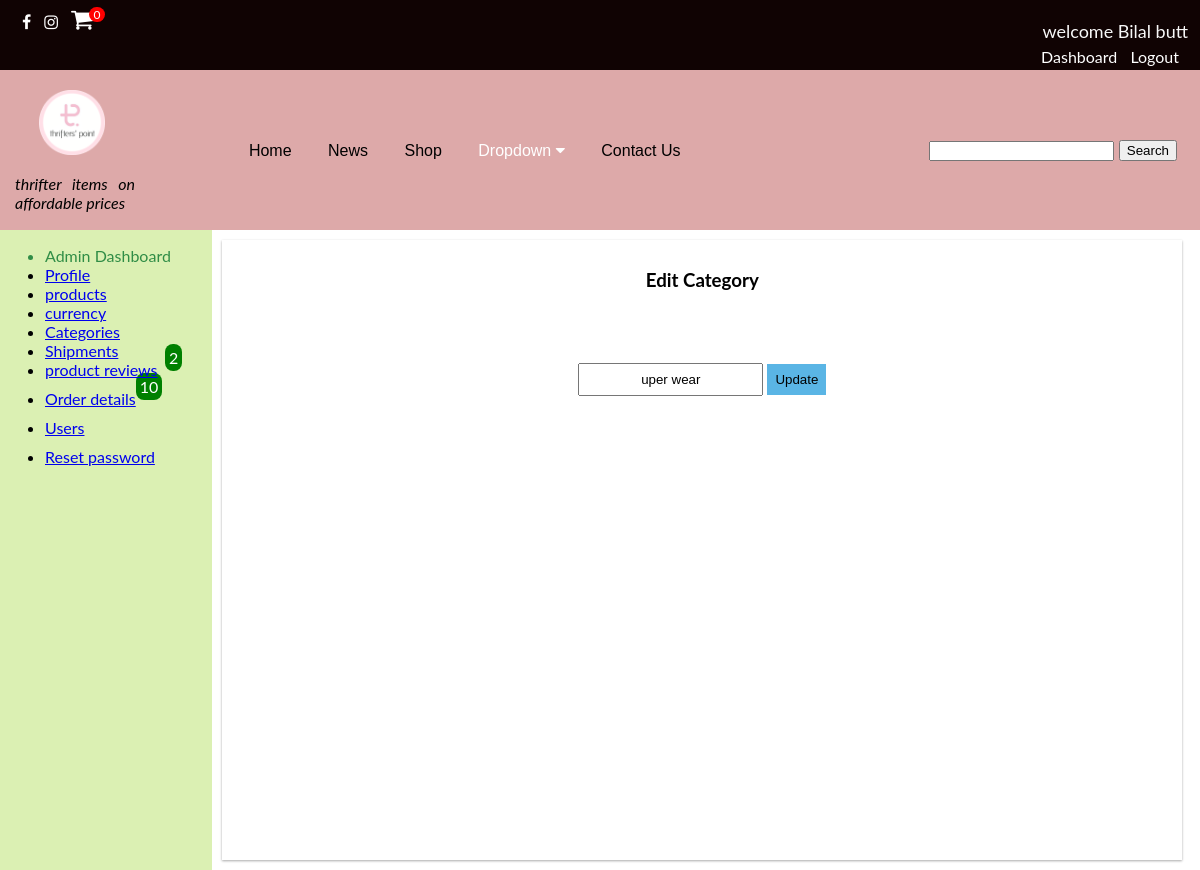
/admin/forms/editcategory.php?id=111 (signed in), run on the app's committed database.
### tables this page shows
CREATE TABLE `site_info` (
  `id` int(11) NOT NULL,
  `sitelogo` varchar(255) NOT NULL DEFAULT 'sitelogo.png',
  `tagline` varchar(255) NOT NULL DEFAULT 'saifi logos'
);

CREATE TABLE `product_cat` (
  `id` int(11) NOT NULL,
  `category` varchar(255) NOT NULL
);

### admin/forms/editcategory.php (the view, shortened to what this page needs)
<?php require_once(dirname(dirname(dirname(__FILE__))) . '/Database/database.php'); ?>
<!DOCTYPE html>
<html lang="en">
<head>
    <link rel="stylesheet" href="https://cdnjs.cloudflare.com/ajax/libs/font-awesome/4.7.0/css/font-awesome.min.css">
    <link rel="stylesheet" href="../../css/style.css">
    <link rel="stylesheet" href="../admin.css">
    <link rel="stylesheet" href="https://unpkg.com/purecss@2.0.6/build/pure-min.css">
</head>
<body>
    <div class="topbar">
        <?php require_once(dirname(dirname(dirname(__FILE__))) . '/inc/topbar.php'); ?>
    </div>
    <div class="header">
        <header>
            <?php require_once(dirname(dirname(dirname(__FILE__))) . '/inc/header.php'); ?>
        </header>
    </div>
    <div class="rows">
        <div class="adminsidenav">
            <?php require '../admindashboard.php'; ?>
        </div>
        <div class="adminmain">
            <div class="">
                <form action="editcategory.php" method="post">
                    <?php
                    $catid = $_GET['id'];
                    $sql = "select * from product_cat where id=$catid";
                    $result = mysqli_query($conn, $sql) or die("database error:" . mysqli_error($conn));
                    $results = mysqli_fetch_array($result);
                    ?>
                    <h3 style=text-align="center">Edit Category</h3>
                    <div class=form-group>
                        <input style=height:33px;text-align:center class="procat" type="text" name="editcat"
                            value="<?php echo $results['category'] ?>">
                        <button class="addbutton" type=submit name="catsub">Update</button>
                    </div>
            </div>
        </div>
    </div>
</body>
</html>

### inc/header.php (shortened to what this page needs)
<?php
require_once(dirname(dirname(__FILE__)) . '/Database/database.php');
?>
<div class="headercontaianer">
<div class="collapsemenu" >
<div class="sitelogo">
<?php $actual_link = 'http://'.$_SERVER['HTTP_HOST'].$_SERVER['PHP_SELF'];?>
<?php
$q = "SELECT * from site_info";
$result = mysqli_query($conn, $q) or die(mysqli_error($conn));
$results=mysqli_fetch_array($result);
if($actual_link != "http://localhost/webapp/admin/forms/addproduct.php"
  && $actual_link != "http://localhost/webapp/admin/forms/allproducts.php"
  && $actual_link != "http://localhost/webapp/admin/forms/editproduct.php"
  && $actual_link != "http://localhost/webapp/admin/forms/productimggallery.php"
  && $actual_link != "http://localhost/webapp/admin/forms/addgalleryimages.php"
  && $actual_link != "http://localhost/webapp/admin/forms/addnewcat.php"
  && $actual_link != "http://localhost/webapp/admin/forms/editcategory.php"
  && $actual_link != "http://localhost/webapp/admin/forms/reviews.php"
  && $actual_link != "http://localhost/webapp/admin/forms/customerorddet.php"
  && $actual_link != "http://localhost/webapp/admin/forms/customerbilldet.php"
  && $actual_link != "http://localhost/webapp/admin/forms/users.php"
  && $actual_link != "http://localhost/webapp/admin/forms/edituser.php"
  && $actual_link != "http://localhost/webapp/admin/forms/currency.php"
  && $actual_link != "http://localhost/webapp/admin/forms/siteinfo.php"
  && $actual_link != "http://localhost/webapp/admin/forms/allproductedit.php"
  && $actual_link != "http://localhost/webapp/admin/forms/shipment.php"
  && $actual_link != "http://localhost/webapp/admin/forms/adminprofile.php"
  && $actual_link != "http://localhost/webapp/admin/forms/retypepassword.php"){
echo '<a href="http://localhost/webapp/pages/home.php" ><img  class="logoimage" src="../images/'.$results['sitelogo'].'"></a>';
  echo '<p style=display:block;margin-left:15px;font-style:italic;width:120px;> '.$results['tagline'].' </p>';
}else{
  echo '<a href="http://localhost/webapp/pages/home.php" ><img  class="logoimage" src="../../images/'.$results['sitelogo'].'"></a>';
  echo '<p style=margin-left:15px;font-style:italic;width:120px> '.$results['tagline'].' </p>';
}
?>
</div>
<div class="navbar">
<a href="http://localhost/webapp/pages/home.php">Home</a>
<a href="http://localhost/webapp/pages/news.php">News</a>
<a href="http://localhost/webapp/pages/shop.php">Shop</a>
  <div class="dropdown">
    <button class="dropbtn">Dropdown
      <i class="fa fa-caret-down"></i>
    </button>
   </div>
   <a href="http://localhost/webapp/pages/contactus.php">Contact Us</a>
<div class="searchbar">
<form action="<?php echo 'http://localhost/webapp/pages/search.php' ?>" method="GET">
    <input style= height:20px type="text" name="search" required >
    <button  type="Submit" name="searchsubmit">Search</button>
</form>
</div>
</div>

### css/style.css (style rules this page uses)
body { width:100%; text-align: justify; display: block; padding: 0; margin: 0; }
h1,h2,h3,h4 { text-align: center; padding-top: 10px; }
.header { height: 160px; background-color: rgba(221, 167, 167, 0.977); }
img.logoimage { width: 80px; margin-left: 25px; padding-top: 20px; padding-left: 14px; }
.searchbar { display: inline; margin-top: 32px; margin-right: 23px; float: right; }
body { font-family: "Lato", sans-serif; transition: background-color .5s; }
* { box-sizing: border-box; }
div.rows { display: inline-flex; width: 100%; }
.navbar { overflow: hidden; display: block; text-align: center; margin-top: -120px; font-family: Arial, Helvetica, sans-serif; }
.navbar a { font-size: 16px; display: inline-flex; color: rgb(0, 0, 0); text-align: center; padding: 14px 16px; margin-top: 15px; text-decoration: none; }
.dropdown { text-align: center; display: inline-flex; margin-top: 20px; }
.dropdown .dropbtn { font-size: 16px; border: none; outline: none; color: white; padding: 14px 16px; background-color: inherit; font: inherit; margin: 0; cursor: pointer; }
.form-group { display: block; padding: 15px; }
.topbar { background-color: #100303; margin-top: -12px; }

### admin/admin.css (style rules this page uses)
.adminsidenav { display: block; background: rgb(219, 240, 179); height:40rem; }
div.rows { display: inline-flex; width: 100%; }
.adminmain { background-color: rgb(255, 255, 255); width:80%; margin-top:10px; margin-left: 10px; margin-bottom: 10px; display: block; text-align: center; box-shadow: rgba(0, 0, 0, 0.12) 0px 1px 3px, rgba(0, 0, 0, 0.24) 0px 1px 2px; }
.form-group { display: block; width: 100%; text-align: center; padding: 30px; }
.addbutton { padding: 8px; cursor: pointer; background: #5ab5e5; border:none; outline: none; margin-top: 25px; }

### data on the page
site_info: sitelogo (picture), tagline "thrifter items on affordable prices"
product_cat: editcat "uper wear"

### other printed values
$countcart "0"
$_SESSION['username'] "Bilal butt"
$countreview "2"
$countorders "10"
